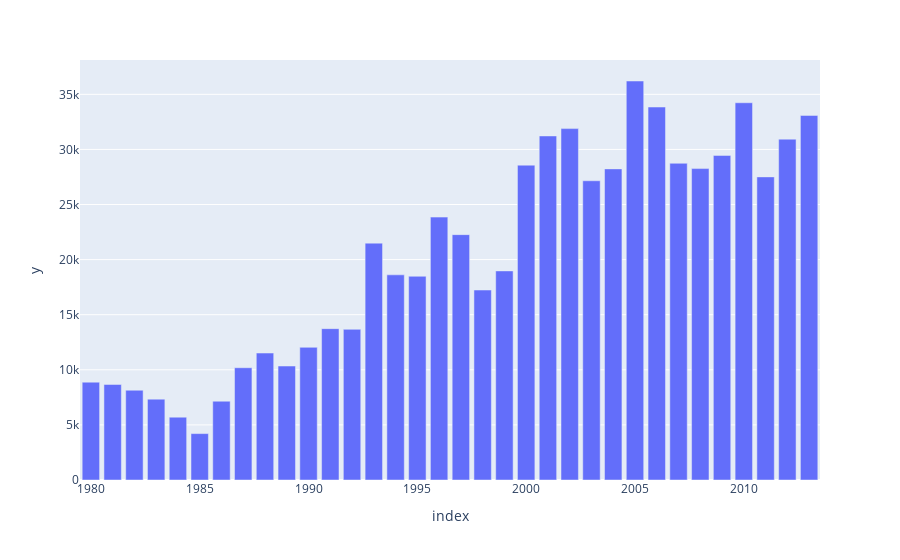

The notebook cell this image was saved under:
### Code cell
px.bar(india_data, x= india_data.index, y= india_data.values)

### Figure 1 — Plotly figure (JSON) as saved in the notebook; plotly's stock layout.template omitted (floating-point values rounded to 4 significant figures)
{"data": [{"alignmentgroup": "True", "hovertemplate": "index=%{x}<br>y=%{y}<extra></extra>", "legendgroup": "", "marker": {"color": "#636efa", "pattern": {"shape": ""}}, "name": "", "offsetgroup": "", "orientation": "v", "showlegend": false, "textposition": "auto", "type": "bar", "x": [1980, 1981, 1982, 1983, 1984, 1985, 1986, 1987, 1988, 1989, 1990, 1991, 1992, 1993, 1994, 1995, 1996, 1997, 1998, 1999, 2000, 2001, 2002, 2003, 2004, 2005, 2006, 2007, 2008, 2009, 2010, 2011, 2012, 2013], "xaxis": "x", "y": [8880, 8670, 8147, 7338, 5704, 4211, 7150, 10189, 11522, 10343, 12041, 13734, 13673, 21496, 18620, 18489, 23859, 22268, 17241, 18974, 28572, 31223, 31889, 27155, 28235, 36210, 33848, 28742, 28261, 29456, 34235, 27509, 30933, 33087], "yaxis": "y"}], "layout": {"barmode": "relative", "legend": {"tracegroupgap": 0}, "margin": {"t": 60}, "xaxis": {"anchor": "y", "domain": [0, 1], "title": {"text": "index"}}, "yaxis": {"anchor": "x", "domain": [0, 1], "title": {"text": "y"}}}}
